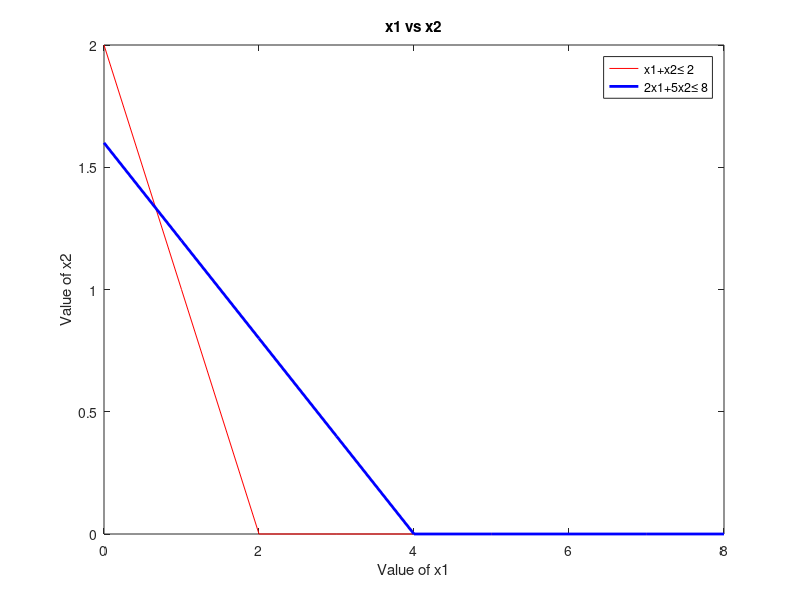

MATLAB code to generate this figure: (Note: this script raises an error after producing the figure.)
%%3
% Max Z = 5x2 − x1
% s.t. x1 + x2 ≤ 2,
% 2x1 + 5x2 ≤ 8,
% x1, x2 ≥ 0
clc
clear all
format short
%%Phase 1: Input the parameters
C=[5 -1]; %Cost of objective function
A=[1 1;2 5]; %Constraint Coeff. matrix
B=[2;8]; %R.H.S. of constraint

%%Phase 2: Plotting the graph
x1=0:1:max(B);
x21=(B(1)-A(1,1).*x1)./A(1,2);
x22=(B(2)-A(2,1).*x1)./A(2,2);
x21=max(0,x21);
x22=max(0,x22);
plot(x1,x21,'r',x1,x22,'b','linewidth',2)
xlabel('Value of x1');
ylabel('Value of x2');
title('x1 vs x2');
legend('x1+x2\leq 2', '2x1+5x2\leq 8');

%%Phase 3: Find corner points with areas
cx1=find(x1==0); %Points with x1 axis
c1=find(x21==0); %Points with x2 axis
Line1=[x1(:,[c1 cx1]); x21(:,[c1 cx1])]';
c2=find(x22==0);
Line2=[x1(:,[c2 cx1]); x22(:,[c2 cx1])]';
corpt=unique([Line1; Line2], 'rows')

%%Phase 4: Point of intersection 
RKR=[0;0];
 for i=1:size(A,1)
     A1=A(i,:);
     B1=B(i,:);
     for j=i+1:size(A,1)
         A2=A(j,:);
         B2=B(j,:);
         A3=[A1;A2];
         B3=[B1;B2];
         Xx=A3\B3; % or X=inv(A3)*B3, both will work
         RKR=[RKR Xx];
     end 
 end
 pt=RKR'
 
 %%Phase 5: Write all corner points
 allpoint=[pt;corpt];
 points=unique(allpoint, 'rows')
 
 %%Phase 6: Find the feasible region
 PT=constraints_3(points); %calling constraint function file
 PT=unique(PT,'rows')
 
 %%Phase 7: Compute the objective function
 for i=1:size(PT,1)
     fx(i,:)=sum(PT(i,:).*C);
 end
 vert_Funs=[PT,fx];

 %%Phase 8: Find the optimal value
 [fxval, indexfx]=max(fx);
 optval=vert_Funs(indexfx,:);
 OPTIMAL_BFS=array2table(optval)
 
 
 